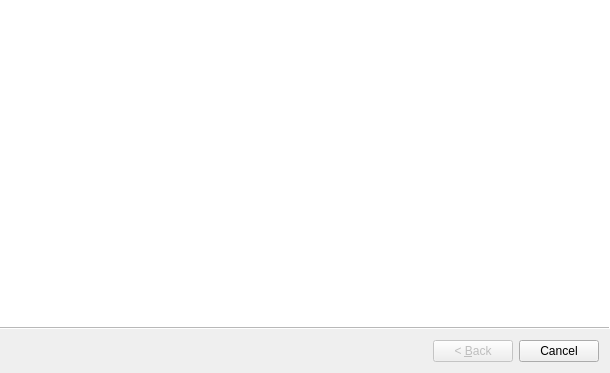
<?xml version="1.0" encoding="UTF-8"?>
<ui version="4.0">
 <class>librepcb::application::InitializeWorkspaceWizard</class>
 <widget class="QWizard" name="librepcb::application::InitializeWorkspaceWizard">
  <property name="geometry">
   <rect>
    <x>0</x>
    <y>0</y>
    <width>610</width>
    <height>373</height>
   </rect>
  </property>
  <property name="windowTitle">
   <string>Initialize Workspace</string>
  </property>
  <property name="wizardStyle">
   <enum>QWizard::ModernStyle</enum>
  </property>
 </widget>
 <resources/>
 <connections/>
</ui>
